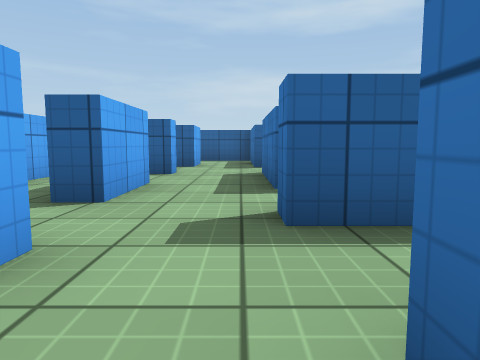
[1] (above)

21 first-person views from a walk through a Unity game level. The camera is 0.55 m above the floor, tilts 6° down and sees 70° across. The floor is counted in squares, 1 m on a side. Each view is taken from the middle of a square. On the plan, view 1 faces up. The plan holds only what a view shows up to about 9 squares ahead; the rest is blank. The player character is not drawn. Some animated figures are left out. Surface patterns are stand-ins for the level's own textures.

[2]
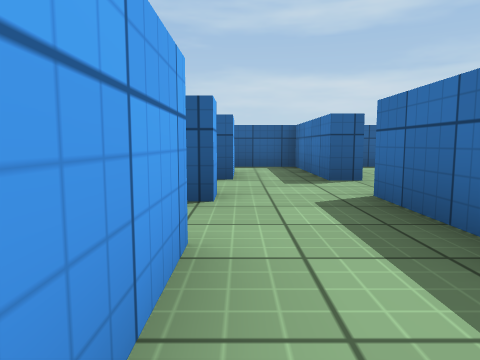

[3]
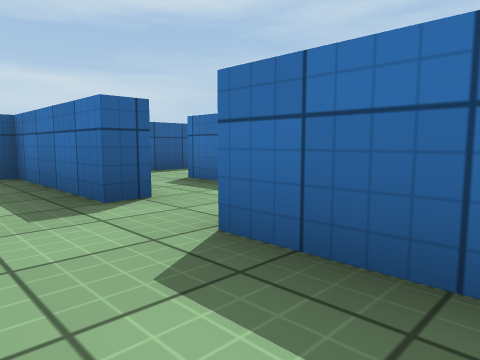

[4]
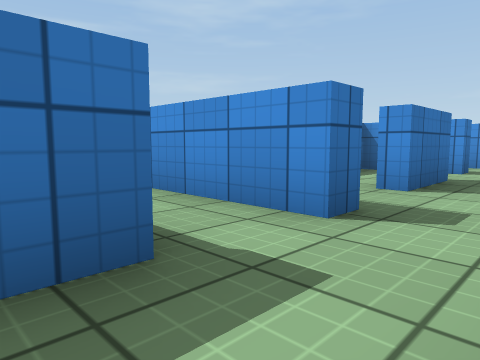

[5]
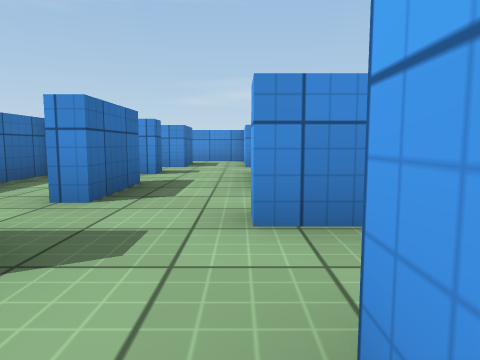

[6]
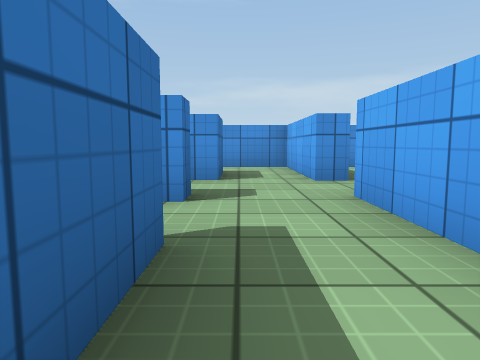

[7]
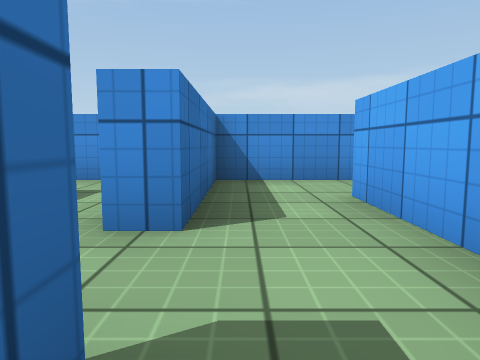

[8]
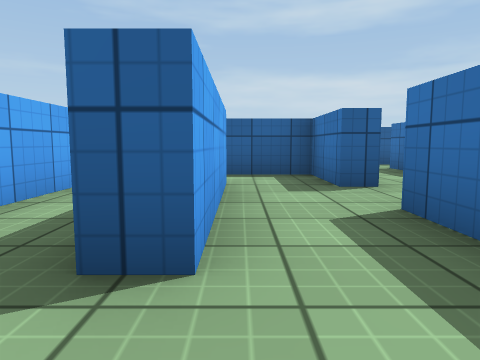

[9]
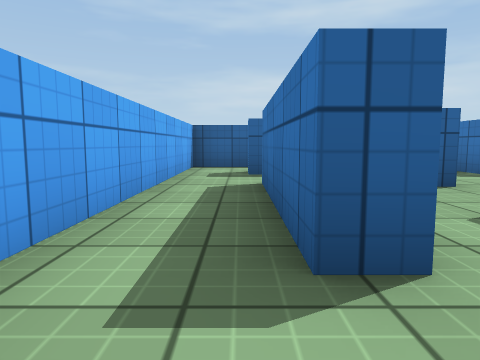

[10]
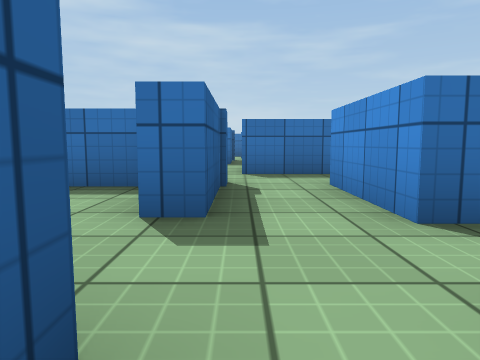

[11]
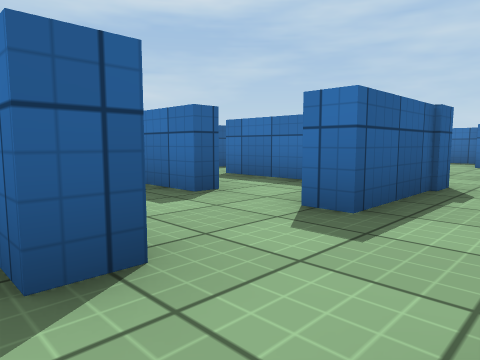

[12]
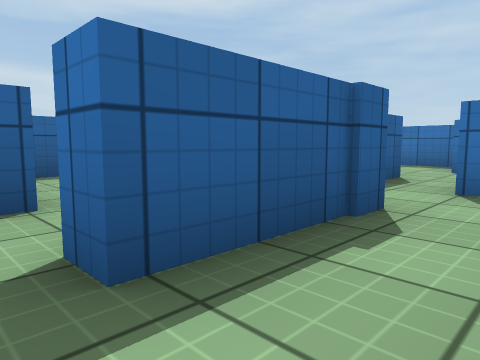

[13]
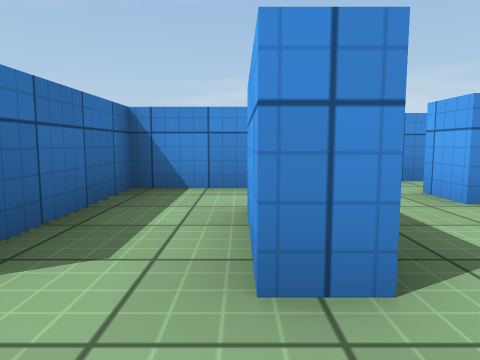

[14]
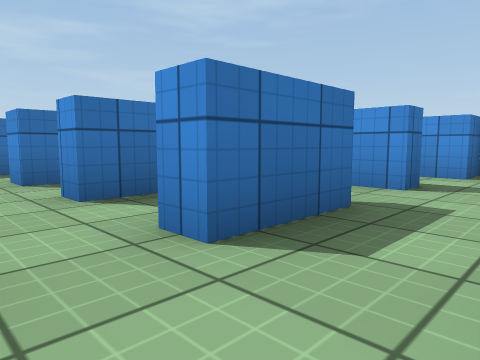

[15]
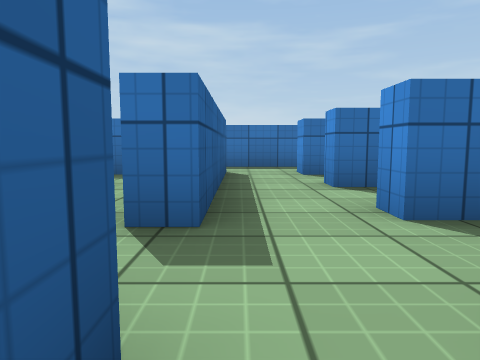

[16]
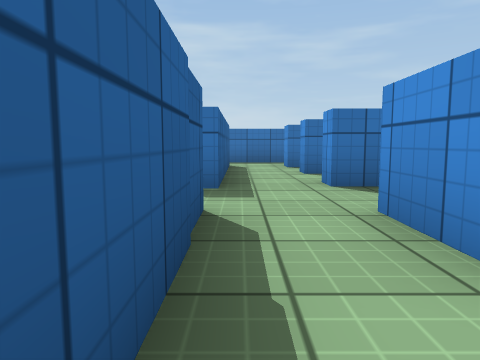

[17]
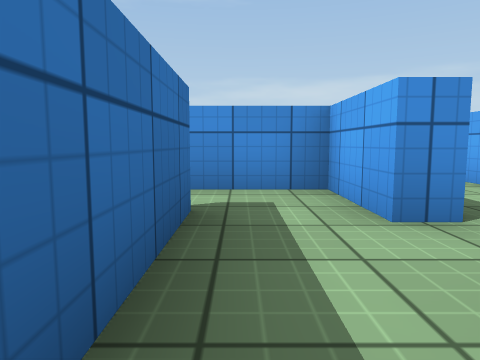

[18]
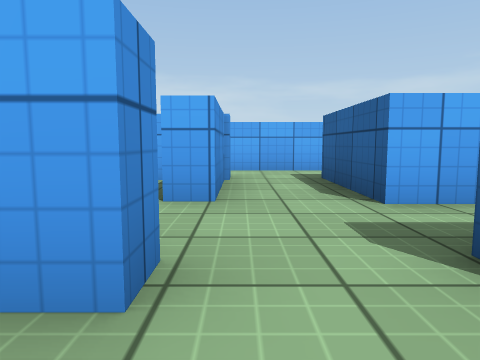

[19]
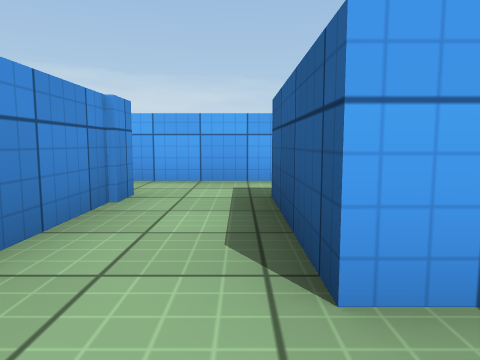

[20]
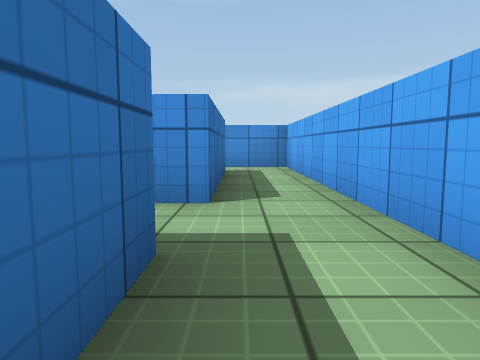

[21]
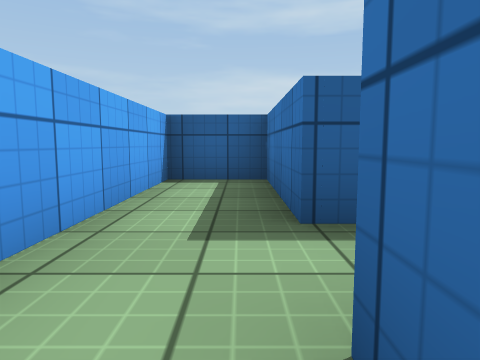

### Floor plan
Ten units are one square. View 1 is at (0, 0); x grows to the right and y downward. Boxes are objects, and circles mark ways between rooms. Rooms are numbered by the first view taken in them; rooms with no view inside come last. Other rooms are left out.
<svg viewBox="-56 -118 180 195">
<path fill="none" stroke="#000" d="M-13 -69 -13 -63 -18 -63M-13 -49 -13 -32M4 -41 4 -66 9 -66M9 -81 4 -81 4 -113 -11 -113M-32 -59 -32 -51M-11 -96 -11 -83M14 -23 4 -23 4 -28M-19 -18 -11 -18 -11 -13M4 8 4 -8 9 -8M-13 26 -17 26 -17 8 -39 8M-17 42 -11 42M-32 21 -32 46M-32 56 -37 56 -37 22M-38 72 -17 72M-51 -12 -51 55M4 42 27 42M25 26 4 26 4 22M-13 6 -13 26M45 -8 59 -8M59 -23 14 -23M74 -8 79 -8M84 -23 72 -23 72 -29M4 22 24 22 24 -9M24 -61 24 -96M9 -66 9 -49 26 -49M-33 -66 -13 -66M-37 -31 -37 -68 -31 -68M-11 -83 -37 -83 -37 -113 -51 -113 -51 -18 -36 -18M-13 -32 -19 -32M79 -8 79 6M119 -23 84 -23M74 22 94 22 94 -8 99 -8M37 -113 19 -113M-17 72 -17 42M-32 46 -32 56"/>
<circle cx="0" cy="0" r="3" fill="#2a7"/>
<circle cx="10" cy="-15" r="3" fill="#2a7"/>
<circle cx="10" cy="-75" r="3" fill="#2a7"/>
<circle cx="-25" cy="-20" r="3" fill="#2a7"/>
<circle cx="-25" cy="-80" r="3" fill="#2a7"/>
<circle cx="-30" cy="20" r="3" fill="#2a7"/>
<circle cx="-10" cy="35" r="3" fill="#2a7"/>
<circle cx="-20" cy="50" r="3" fill="#2a7"/>
<circle cx="-30" cy="65" r="3" fill="#2a7"/>
<circle cx="10" cy="10" r="3" fill="#2a7"/>
<circle cx="80" cy="-15" r="3" fill="#2a7"/>
<circle cx="20" cy="-90" r="3" fill="#2a7"/>
<text x="0" y="-60">1</text>
<text x="-20" y="30">2</text>
<text x="-40" y="50">3</text>
<text x="0" y="30">4</text>
<text x="50" y="-10">5</text>
<text x="20" y="-70">6</text>
<text x="-40" y="-60">7</text>
<text x="90" y="-10">8</text>
<text x="20" y="-110">9</text>
<text x="-20" y="60">10</text>
</svg>
Room 1 opens to room 4. Room 1 opens to room 5. Room 1 opens to room 6. Room 1 opens to room 7. Room 2 opens to room 3. Room 2 opens to room 4. Room 2 opens to room 10. Room 3 opens to room 10. Room 4 opens to room 5. Room 5 opens to room 8. Room 6 opens to room 9.

Where each view was taken, in squares from view 1:
view 1: 0 up, 0 right, facing up
view 2: 3 up, 1 left, facing up
view 3: 5 up, 1 left, facing up-right
view 4: 5 up, 1 left, facing down-right
view 5: 4 up, 1 left, facing down
view 6: 1 up, 0 right, facing down
view 7: 2 down, 2 left, facing down
view 8: 7 down, 3 left, facing up
view 9: 7 down, 4 left, facing up
view 10: 3 down, 2 left, facing right
view 11: 4 down, 2 left, facing up-right
view 12: 4 down, 0 right, facing up-right
view 13: 2 up, 8 right, facing down
view 14: 2 up, 6 right, facing down-right
view 15: 2 up, 5 right, facing right
view 16: 2 up, 3 right, facing right
view 17: 9 up, 2 right, facing down
view 18: 7 up, 2 right, facing left
view 19: 8 up, 0 right, facing left
view 20: 10 up, 4 left, facing down
view 21: 6 up, 4 left, facing up
